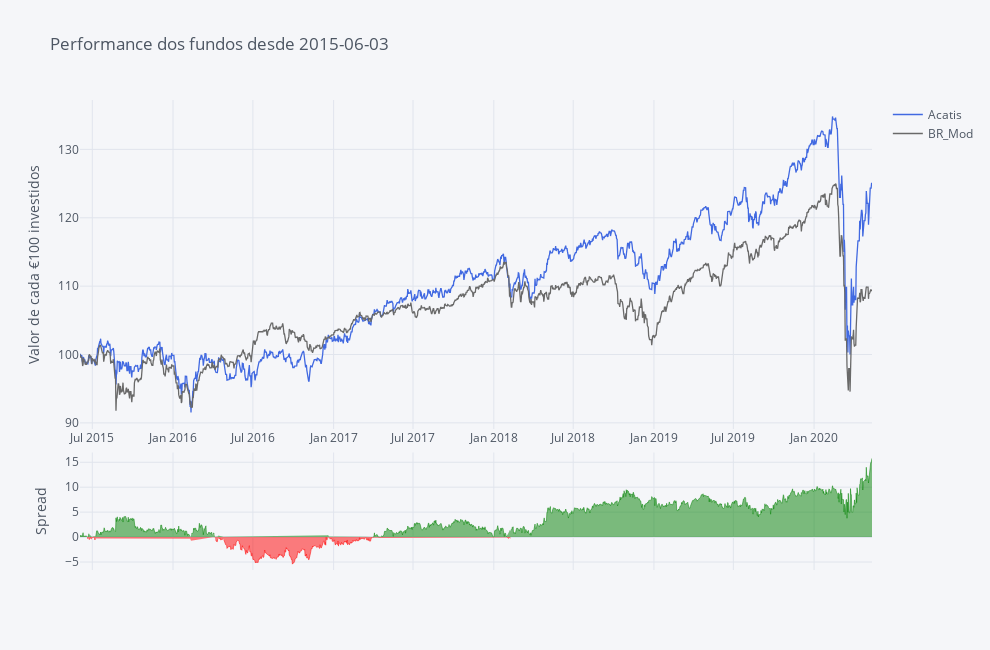

Notebook code for this chart:
### Markdown cell above
**Dica:** A interactividade dos gráficos da plotly permite:

    . Zoom (mantenham o clique e arrastem o cursor em simultâneo, em cima do gráfico);
    . Tem uma lista de opções que aparece se forem com o cursor ao canto superior direito;
    . Façam duplo clique no gráfico ou seleccionem a opção Autoscale/Reset Axes para voltar ao normal;
    . Alterem a opção de 'Compare data on hoover' para 'Show closest data on hoover' se vos for mais conveniente;
    . Se clicarem num nome na legenda esse fundo desaparece (clicando de novo ele volta a apetecer).

### Code cell
# Making Color Palette
Palette = ['rgb(255, 153, 51)',     # 1 - orange
            'royalblue',            # 2 - Royalblue
            '#708090',              # 3 - Grey
            'rgb(128, 0, 128)',     # 4 - Indigo
            'rgb(219, 64, 82)',     # 5 - Red
            'rgb(0, 128, 128)',     # 6 - Teal
            '#191970',              # 7 - Navy
            'rgb(128, 128, 0)',     # 8 - Olive
            '#00BFFF',              # 9 - Water Blue
            'rgb(128, 177, 211)']   # 10 - 

fundos.iplot(title='Performance dos fundos desde ' + Begin, yTitle='Valor de cada €100 investidos', color=['royalblue', 'dimgrey'], dimensions=dimensions_spread, kind='spread')

### Figure 1 — Plotly figure (JSON) as saved in the notebook; plotly's stock layout.template omitted (floating-point values rounded to 4 significant figures; data arrays with more than 128 entries replaced by an {"elided": "..."} marker saying what was removed)
{"data": [{"line": {"color": "rgba(65, 105, 225, 1.0)", "dash": "solid", "shape": "linear", "width": 1.3}, "mode": "lines", "name": "Acatis", "text": "", "type": "scatter", "x": {"elided": "1941 str values"}, "y": {"elided": "1941 float values"}}, {"line": {"color": "rgba(105, 105, 105, 1.0)", "dash": "solid", "shape": "linear", "width": 1.3}, "mode": "lines", "name": "BR_Mod", "text": "", "type": "scatter", "x": {"elided": "1941 str values"}, "y": {"elided": "1941 float values"}}, {"connectgaps": false, "fill": "tozeroy", "line": {"color": "green", "dash": "solid", "shape": "linear", "width": 0.5}, "mode": "lines", "name": "Spread", "showlegend": false, "type": "scatter", "x": {"elided": "1941 str values"}, "xaxis": "x2", "y": {"elided": "1941 mixed values"}, "yaxis": "y2"}, {"connectgaps": false, "fill": "tozeroy", "line": {"color": "red", "dash": "solid", "shape": "linear", "width": 0.5}, "mode": "lines", "name": "Spread", "showlegend": false, "type": "scatter", "x": {"elided": "1941 str values"}, "xaxis": "x2", "y": {"elided": "1941 mixed values"}, "yaxis": "y2"}], "layout": {"height": 650, "hovermode": "x", "legend": {"bgcolor": "#F5F6F9", "font": {"color": "#4D5663"}}, "paper_bgcolor": "#F5F6F9", "plot_bgcolor": "#F5F6F9", "title": {"font": {"color": "#4D5663"}, "text": "Performance dos fundos desde 2015-06-03"}, "width": 990, "xaxis": {"autorange": true, "gridcolor": "#E1E5ED", "range": ["2015-06-03", "2020-05-12"], "showgrid": true, "tickfont": {"color": "#4D5663"}, "title": {"font": {"color": "#4D5663"}, "text": ""}, "type": "date", "zerolinecolor": "#E1E5ED"}, "xaxis2": {"anchor": "y2", "autorange": true, "gridcolor": "#E1E5ED", "range": ["2015-06-03", "2020-05-12"], "showgrid": true, "showticklabels": false, "tickfont": {"color": "#4D5663"}, "title": {"font": {"color": "#4D5663"}, "text": ""}, "type": "date", "zerolinecolor": "#E1E5ED"}, "yaxis": {"autorange": true, "domain": [0.3, 1], "gridcolor": "#E1E5ED", "range": [89.1, 137.2], "showgrid": true, "tickfont": {"color": "#4D5663"}, "title": {"font": {"color": "#4D5663"}, "text": "Valor de cada €100 investidos"}, "type": "linear", "zerolinecolor": "#E1E5ED"}, "yaxis2": {"autorange": true, "domain": [0, 0.25], "gridcolor": "#E1E5ED", "range": [-6.598, 16.96], "showgrid": true, "tickfont": {"color": "#4D5663"}, "title": {"font": {"color": "#4D5663"}, "text": "Spread"}, "type": "linear", "zerolinecolor": "#E1E5ED"}}}
